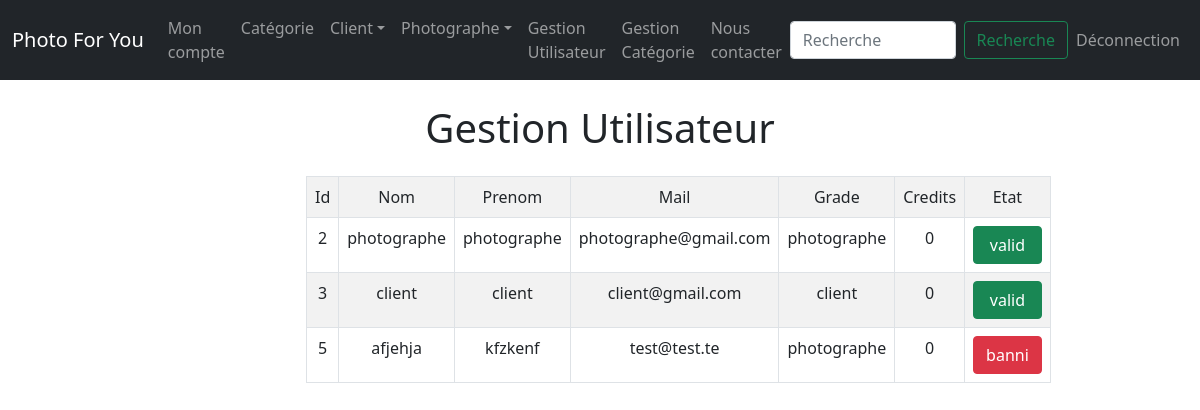
Page /gestion-utilisateur.php (signed in) on the earlier database version.
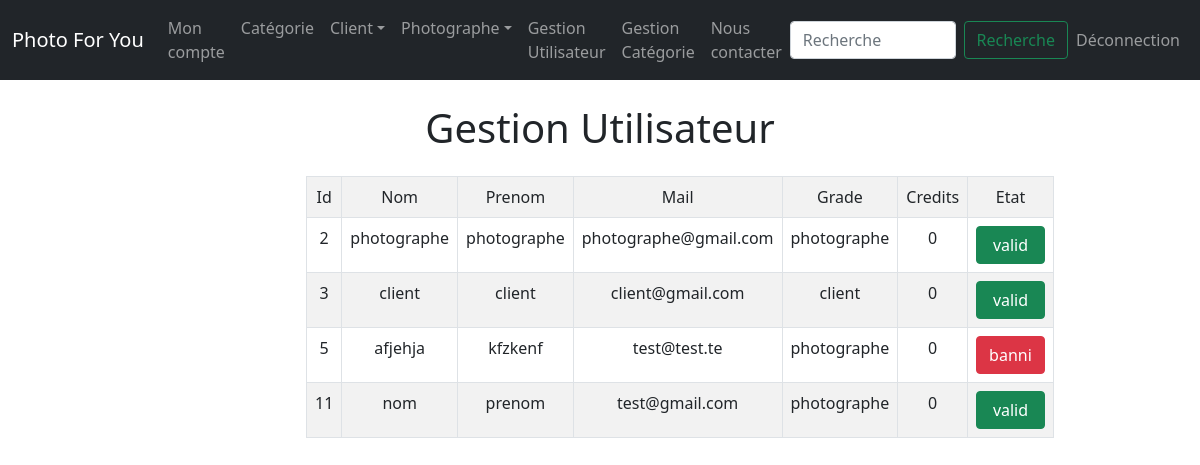
Same page on the later database version.
### tables this page shows
CREATE TABLE `navbar` (
  `id` int(11) NOT NULL,
  `acte` varchar(40) NOT NULL,
  `lien` varchar(40) NOT NULL,
  `droit` int(11) NOT NULL
);

CREATE TABLE `user` (
  `id` int(11) NOT NULL,
  `nom` varchar(40) NOT NULL,
  `prenom` varchar(40) NOT NULL,
  `pseudo` varchar(20) NOT NULL,
  `img_profil` varchar(50) NOT NULL,
  `mail` varchar(40) NOT NULL,
  `mdp` varchar(40) NOT NULL,
  `grade` varchar(40) NOT NULL,
  `SIRET` varchar(14) DEFAULT NULL,
  `credits` int(11) NOT NULL DEFAULT '0',
  `etat` varchar(15) NOT NULL
);

### gestion-utilisateur.php (the view, shortened to what this page needs)
<!DOCTYPE html>
<html lang="fr">
<head>
	<?php include "includes/head.php"; ?>
</head>
	<body>
		<?php
		include "includes/bdd.php";
		include "includes/nav.php";
		?>
		<h1 class="text-center mt-4">Gestion Utilisateur</h1>
        <div class="row justify-content-center mt-4">
            <div class="col-6 text-center">
				<table class="table table-bordered table-striped">
					<tr>
						<td>Id</td>
						<td>Nom</td>
						<td>Prenom</td>
						<td>Mail</td>
						<td>Grade</td>
						<td>Credits</td>
						<td>Etat</td>
					</tr>
					<?php
        			    $req = $bdd->query("SELECT * FROM User WHERE grade != 'admin'");
        			    $data = $req->fetchAll();
        			    foreach ($data as $li){
        			        echo '<tr>';
        			        echo '<td>'.$li['id'].'</td>';
        			        echo '<td>'.$li['nom'].'</td>';
        			        echo '<td>'.$li['prenom'].'</td>';
        			        echo '<td>'.$li['mail'].'</td>';
        			        echo '<td>'.$li['grade'].'</td>';
        			        echo '<td>'.$li['credits'].'</td>';
							if($li['etat'] == 'banni'){
								echo '<td><a href="modif-etat-user.php?id='.$li['id'].'&etat='.$li['etat'].'"><button class="h-100 w-100 btn btn-danger">'.$li['etat'].'</td>';
							}
							if($li['etat'] == 'valid'){
								echo '<td><a href="modif-etat-user.php?id='.$li['id'].'&etat='.$li['etat'].'"><button class="h-100 w-100 btn btn-success">'.$li['etat'].'</td>';
							}
        			        echo '</tr/>';
        			    }
        			?>
				</table>
			</div>
		</div>
	</body>
</html>

### includes/head.php (shortened to what this page needs)
<link rel="stylesheet" href="css/bootstrap.css">

### includes/nav.php (shortened to what this page needs)
<nav class="navbar navbar-expand-lg navbar-dark bg-dark">
  <div class="container-fluid">
    <a class="navbar-brand" href="index.php">Photo For You</a>
    <div class="collapse navbar-collapse" id="navbarSupportedContent">
      <ul class="navbar-nav me-auto">
        <?php
      if(isset($_SESSION['grade'])){
          echo '<li class="nav-item"><a class="nav-link" href="profil.php?pseudo='.$_SESSION['pseudo'].'">Mon compte</a></li>';
      }
          ?>
        <li class="nav-item"><a class="nav-link" href="categorie.php">Catégorie</a></li>
<?php
        if(isset($_SESSION['grade'])){
          if($_SESSION['grade'] == 'admin'){
            echo '<li class="nav-item dropdown">';
              echo '<a class="nav-link dropdown-toggle" href="#" id="navbarDropdown" role="button" data-bs-toggle="dropdown" aria-expanded="false">Client</a>';
            echo '</li>';
            echo '<li class="nav-item dropdown">';
              echo '<a class="nav-link dropdown-toggle" href="#" id="navbarDropdown" role="button" data-bs-toggle="dropdown" aria-expanded="false">Photographe</a>';
              echo '</li>';
            $req = $bdd->query("SELECT acte, lien FROM navbar WHERE droit=3");
            $data = $req->fetchAll();
            foreach ($data as $li){
              echo '<li class="nav-item"><a class="nav-link" href='.$li['lien'].'>'.$li['acte'].'</a></li>';
            }
          }
        }
?>
        <li class="nav-item"><a class="nav-link" href="nous-contacter.php">Nous contacter</a></li>
      </ul>
      <form class="d-flex">
        <input class="form-control me-2" type="search" placeholder="Recherche" aria-label="Search">
        <button class="btn btn-outline-success" type="submit">Recherche</button>
      </form>
      <ul class="navbar-nav">
<?php
        if(isset($_SESSION['grade'])){
          echo '<li class="nav-item"><a class="nav-link" href="includes/logout.php">Déconnection</a></li>';
        }else{
          echo '<li class="nav-item"><a class="nav-link" href="connexion.php">Connexion</a></li>';
          echo '<li class="nav-item"><a class="nav-link" href="inscription.php">Inscription</a></li>';
        }
?>
      </ul>
    </div>
  </div>
</nav>

Differences in the rows shown:
added user: id "11", nom "nom", prenom "prenom", mail "test@gmail.com", grade "photographe", credits "0", etat "valid"
